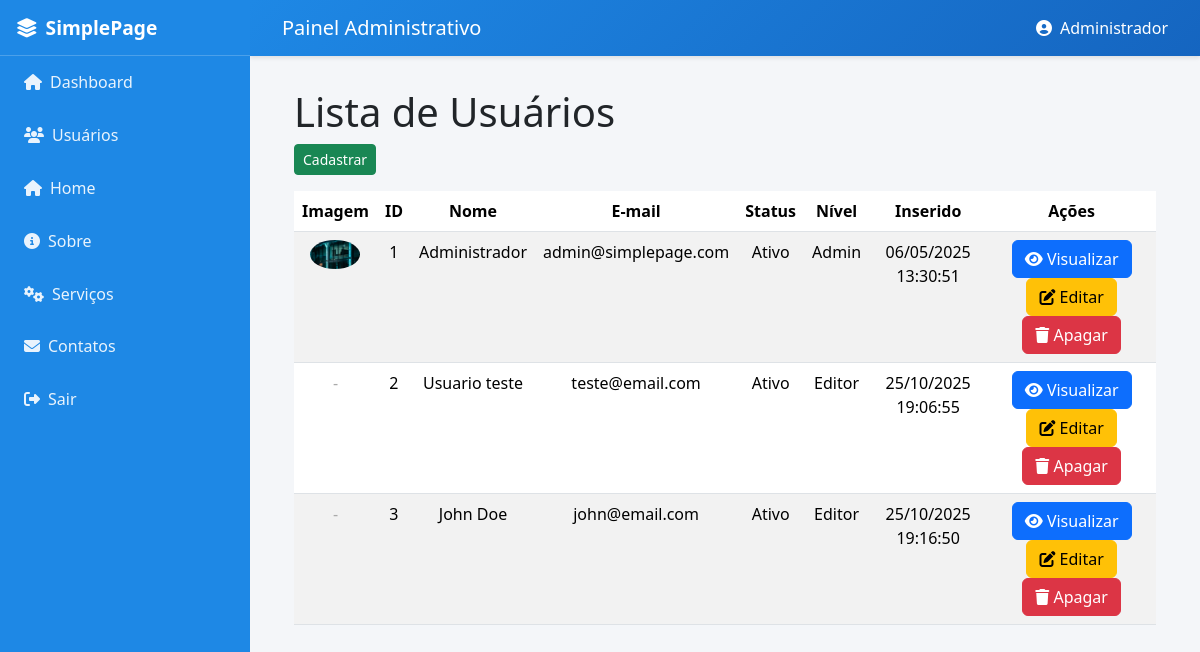
/adm/administracao.php?link=2 (signed in), run on the app's committed database.
### tables this page shows
CREATE TABLE `usuarios` (
  `id` int(11) NOT NULL,
  `nome` varchar(100) NOT NULL,
  `email` varchar(100) NOT NULL,
  `senha` varchar(255) NOT NULL,
  `nivel` enum('admin','editor') DEFAULT 'editor',
  `status` enum('ativo','inativo') DEFAULT 'ativo',
  `ultimo_acesso` datetime DEFAULT NULL,
  `created_at` timestamp NOT NULL DEFAULT current_timestamp(),
  `updated_at` timestamp NOT NULL DEFAULT current_timestamp() ON UPDATE current_timestamp(),
  `imagem` varchar(255) DEFAULT NULL
);

### adm/includes/funcoes.php (called while the page is built, shortened)
<?php
function db_query($sql, $params = []) {
    global $conn;
    $stmt = $conn->prepare($sql);
    $stmt->execute($params);
    return $stmt;
}
function db_fetch_assoc($stmt) {
    return $stmt->fetch(PDO::FETCH_ASSOC);
}

### adm/administrador/listar/adm_listar_usuario.php (the view, shortened to what this page needs)
<?php
  include_once('./includes/funcoes.php');
  $result_usuarios = "SELECT * FROM usuarios";
  $stmt_usuarios = db_query($result_usuarios);
?>
<div class="container theme-showcase" role="main">
  <div class="page-header">
    <h1>Lista de Usuários</h1>
  </div>
  <div class="row mb-3">
      <div class="pull-right">
          <a href="administracao.php?link=3"><button type="button" class="btn btn-sm btn-success">Cadastrar</button></a>
      </div>
  </div>
    <div class="row">
      <div class="col-md-12">
        <div class="table-responsive">
        <table class="table table-striped">
          <thead>
            <tr>
              <th class="text-center">Imagem</th>
              <th class="text-center">ID</th>
              <th class="text-center">Nome</th>
              <th class="text-center">E-mail</th>
              <th class="text-center">Status</th>
              <th class="text-center">Nível</th>
              <th class="text-center">Inserido</th>
              <th class="text-center">Ações</th>
            </tr>
          </thead>
          <tbody>
          <?php while ($row_usuarios = db_fetch_assoc($stmt_usuarios)) {?>
            <tr>
                <td class="text-center" data-label="Imagem">
                    <?php
                      $fs_path = './assets/imagens/usuarios/' . $row_usuarios['id'] . '/' . $row_usuarios['imagem'];
                      if (!empty($row_usuarios['imagem']) && is_file($fs_path)) {
                        echo '<img src="' . $fs_path . '" alt="Imagem" style="max-width:50px; max-height:50px; border-radius:50%;" />';
                      } else {
                        echo '<span style="color:#aaa;">-</span>';
                      }
                    ?>
                </td>
              <td class="text-center" data-label="ID"><?php echo $row_usuarios['id']; ?></td>
              <td class="text-center" data-label="Nome"><?php echo $row_usuarios['nome']; ?></td>
              <td class="text-center" data-label="E-mail"><?php echo $row_usuarios['email']; ?></td>
              <td class="text-center" data-label="Status">
                <?php echo isset($row_usuarios['status']) ? ucfirst($row_usuarios['status']) : '-'; ?>
              </td>
              <td class="text-center" data-label="Nível">
                <?php echo isset($row_usuarios['nivel']) ? ucfirst($row_usuarios['nivel']) : '-'; ?>
              </td>
              <td class="text-center" data-label="Inserido"><?php echo date('d/m/Y H:i:s',strtotime($row_usuarios['created_at'])); ?></td>
              <td class="text-center" data-label="Ações">
                <div class="btn-group-vertical d-md-inline" role="group">
                <a href="administracao.php?link=5&id=<?php echo $row_usuarios['id']; ?>">
                    <button type="button" class="btn btn-xs btn-primary">
                        <i class="fas fa-eye"></i> <span class="d-none d-sm-inline">Visualizar</span>
                    </button>
                </a>
                <a href="administracao.php?link=4&id=<?php echo $row_usuarios['id']; ?>">
                    <button type="button" class="btn btn-xs btn-warning">
                        <i class="fas fa-edit"></i> <span class="d-none d-sm-inline">Editar</span>
                    </button>
                </a>
                <a href="#" onclick="confirmarExclusaoUsuario(<?php echo $row_usuarios['id']; ?>, '<?php echo addslashes($row_usuarios['nome']); ?>')">
                    <button type="button" class="btn btn-xs btn-danger">
                        <i class="fas fa-trash"></i> <span class="d-none d-sm-inline">Apagar</span>
                    </button>
                </a>
                </div>
              </td>
            </tr>
          <?php } ?>
          </tbody>
        </table>
        </div>
      </div>
    </div>
</div>

### adm/administracao.php (style rules this page uses)
body { font-family: "Segoe UI", Tahoma, Geneva, Verdana, sans-serif; background-color: #f4f6f9; }

### data on the page
usuarios: id+imagem (picture), id "1", nome "Administrador", email "admin@simplepage.com", status "Ativo", nivel "Admin", created_at "06/05/2025 13:30:51"
usuarios: id "2", nome "Usuario teste", email "teste@email.com", status "Ativo", nivel "Editor", created_at "25/10/2025 19:06:55"
usuarios: id "3", nome "John Doe", email "john@email.com", status "Ativo", nivel "Editor", created_at "25/10/2025 19:16:50"

### other printed values
$_SESSION['usuarioNome'] "Administrador"
